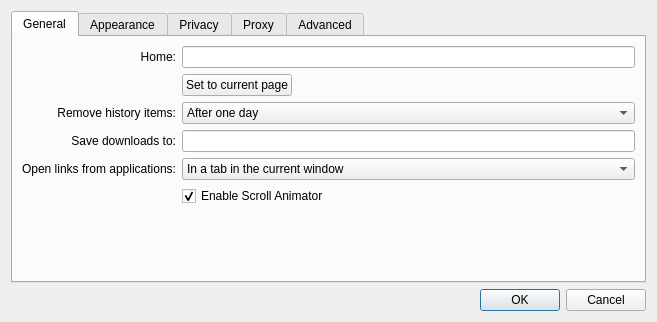
<ui version="4.0" >
 <class>Settings</class>
 <widget class="QDialog" name="Settings" >
  <property name="geometry" >
   <rect>
    <x>0</x>
    <y>0</y>
    <width>657</width>
    <height>322</height>
   </rect>
  </property>
  <property name="windowTitle" >
   <string>Settings</string>
  </property>
  <layout class="QGridLayout" name="gridLayout" >
   <item row="2" column="0" >
    <widget class="QDialogButtonBox" name="buttonBox" >
     <property name="orientation" >
      <enum>Qt::Horizontal</enum>
     </property>
     <property name="standardButtons" >
      <set>QDialogButtonBox::Cancel|QDialogButtonBox::Ok</set>
     </property>
    </widget>
   </item>
   <item row="1" column="0" >
    <widget class="QTabWidget" name="tabWidget" >
     <property name="currentIndex" >
      <number>0</number>
     </property>
     <widget class="QWidget" name="tab" >
      <property name="geometry" >
       <rect>
        <x>0</x>
        <y>0</y>
        <width>627</width>
        <height>243</height>
       </rect>
      </property>
      <attribute name="title" >
       <string>General</string>
      </attribute>
      <layout class="QGridLayout" name="gridLayout_4" >
       <item row="0" column="0" >
        <widget class="QLabel" name="label_3" >
         <property name="text" >
          <string>Home:</string>
         </property>
         <property name="alignment" >
          <set>Qt::AlignRight|Qt::AlignTrailing|Qt::AlignVCenter</set>
         </property>
        </widget>
       </item>
       <item row="0" column="1" colspan="2" >
        <widget class="QLineEdit" name="homeLineEdit" />
       </item>
       <item row="1" column="1" >
        <widget class="QPushButton" name="setHomeToCurrentPageButton" >
         <property name="text" >
          <string>Set to current page</string>
         </property>
        </widget>
       </item>
       <item row="1" column="2" >
        <spacer name="horizontalSpacer" >
         <property name="orientation" >
          <enum>Qt::Horizontal</enum>
         </property>
         <property name="sizeHint" stdset="0" >
          <size>
           <width>280</width>
           <height>18</height>
          </size>
         </property>
        </spacer>
       </item>
       <item row="2" column="0" >
        <widget class="QLabel" name="label_4" >
         <property name="text" >
          <string>Remove history items:</string>
         </property>
         <property name="alignment" >
          <set>Qt::AlignRight|Qt::AlignTrailing|Qt::AlignVCenter</set>
         </property>
        </widget>
       </item>
       <item row="2" column="1" colspan="2" >
        <widget class="QComboBox" name="expireHistory" >
         <item>
          <property name="text" >
           <string>After one day</string>
          </property>
         </item>
         <item>
          <property name="text" >
           <string>After one week</string>
          </property>
         </item>
         <item>
          <property name="text" >
           <string>After two weeks</string>
          </property>
         </item>
         <item>
          <property name="text" >
           <string>After one month</string>
          </property>
         </item>
         <item>
          <property name="text" >
           <string>After one year</string>
          </property>
         </item>
         <item>
          <property name="text" >
           <string>Manually</string>
          </property>
         </item>
        </widget>
       </item>
       <item row="3" column="0" >
        <widget class="QLabel" name="label_7" >
         <property name="text" >
          <string>Save downloads to:</string>
         </property>
         <property name="alignment" >
          <set>Qt::AlignRight|Qt::AlignTrailing|Qt::AlignVCenter</set>
         </property>
        </widget>
       </item>
       <item row="3" column="1" colspan="2" >
        <widget class="QLineEdit" name="downloadsLocation" />
       </item>
       <item row="4" column="0" >
        <widget class="QLabel" name="label_8" >
         <property name="text" >
          <string>Open links from applications:</string>
         </property>
         <property name="alignment" >
          <set>Qt::AlignRight|Qt::AlignTrailing|Qt::AlignVCenter</set>
         </property>
        </widget>
       </item>
       <item row="4" column="1" colspan="2" >
        <widget class="QComboBox" name="openLinksIn" >
         <item>
          <property name="text" >
           <string>In a tab in the current window</string>
          </property>
         </item>
         <item>
          <property name="text" >
           <string>In a new window</string>
          </property>
         </item>
        </widget>
       </item>
       <item row="5" column="1" colspan="2">
        <widget class="QCheckBox" name="enableScrollAnimator" >
         <property name="text" >
           <string>Enable Scroll Animator</string>
         </property>
         <property name="checked" >
           <bool>true</bool>
         </property>
        </widget>
       </item>
       <item row="6" column="1" colspan="2" >
        <spacer>
         <property name="orientation" >
          <enum>Qt::Vertical</enum>
         </property>
         <property name="sizeHint" stdset="0" >
          <size>
           <width>391</width>
           <height>262</height>
          </size>
         </property>
        </spacer>
       </item>
      </layout>
     </widget>
     <widget class="QWidget" name="tab_3" >
      <property name="geometry" >
       <rect>
        <x>0</x>
        <y>0</y>
        <width>627</width>
        <height>243</height>
       </rect>
      </property>
      <attribute name="title" >
       <string>Appearance</string>
      </attribute>
      <layout class="QGridLayout" name="gridLayout_3" >
       <item row="0" column="0" >
        <widget class="QLabel" name="label_5" >
         <property name="text" >
          <string>Standard font:</string>
         </property>
         <property name="alignment" >
          <set>Qt::AlignRight|Qt::AlignTrailing|Qt::AlignVCenter</set>
         </property>
        </widget>
       </item>
       <item row="0" column="1" >
        <widget class="QLabel" name="standardLabel" >
         <property name="sizePolicy" >
          <sizepolicy vsizetype="Preferred" hsizetype="Expanding" >
           <horstretch>0</horstretch>
           <verstretch>0</verstretch>
          </sizepolicy>
         </property>
         <property name="frameShape" >
          <enum>QFrame::StyledPanel</enum>
         </property>
         <property name="text" >
          <string>Times 16</string>
         </property>
         <property name="alignment" >
          <set>Qt::AlignCenter</set>
         </property>
        </widget>
       </item>
       <item row="0" column="2" >
        <widget class="QPushButton" name="standardFontButton" >
         <property name="text" >
          <string>Select...</string>
         </property>
        </widget>
       </item>
       <item row="1" column="0" >
        <widget class="QLabel" name="label_6" >
         <property name="text" >
          <string>Fixed-width font:</string>
         </property>
         <property name="alignment" >
          <set>Qt::AlignRight|Qt::AlignTrailing|Qt::AlignVCenter</set>
         </property>
        </widget>
       </item>
       <item row="1" column="1" >
        <widget class="QLabel" name="fixedLabel" >
         <property name="frameShape" >
          <enum>QFrame::StyledPanel</enum>
         </property>
         <property name="text" >
          <string>Courier 13</string>
         </property>
         <property name="alignment" >
          <set>Qt::AlignCenter</set>
         </property>
        </widget>
       </item>
       <item row="1" column="2" >
        <widget class="QPushButton" name="fixedFontButton" >
         <property name="text" >
          <string>Select...</string>
         </property>
        </widget>
       </item>
       <item row="2" column="1" >
        <spacer name="verticalSpacer" >
         <property name="orientation" >
          <enum>Qt::Vertical</enum>
         </property>
         <property name="sizeHint" stdset="0" >
          <size>
           <width>20</width>
           <height>93</height>
          </size>
         </property>
        </spacer>
       </item>
      </layout>
     </widget>
     <widget class="QWidget" name="tab_2" >
      <property name="geometry" >
       <rect>
        <x>0</x>
        <y>0</y>
        <width>627</width>
        <height>243</height>
       </rect>
      </property>
      <attribute name="title" >
       <string>Privacy</string>
      </attribute>
      <layout class="QVBoxLayout" name="verticalLayout_3" >
       <item>
        <widget class="QGroupBox" name="groupBox" >
         <property name="title" >
          <string>Web Content</string>
         </property>
         <layout class="QVBoxLayout" name="verticalLayout_2" >
          <item>
           <widget class="QCheckBox" name="enablePlugins" >
            <property name="text" >
             <string>Enable Plugins</string>
            </property>
            <property name="checked" >
             <bool>true</bool>
            </property>
           </widget>
          </item>
          <item>
           <widget class="QCheckBox" name="enableJavascript" >
            <property name="text" >
             <string>Enable Javascript</string>
            </property>
            <property name="checked" >
             <bool>true</bool>
            </property>
           </widget>
          </item>
         </layout>
        </widget>
       </item>
       <item>
        <widget class="QGroupBox" name="cookiesGroupBox" >
         <property name="title" >
          <string>Cookies</string>
         </property>
         <layout class="QGridLayout" >
          <item row="0" column="0" >
           <widget class="QLabel" name="label_2" >
            <property name="text" >
             <string>Accept Cookies:</string>
            </property>
            <property name="alignment" >
             <set>Qt::AlignRight|Qt::AlignTrailing|Qt::AlignVCenter</set>
            </property>
           </widget>
          </item>
          <item row="0" column="1" >
           <widget class="QComboBox" name="acceptCombo" >
            <item>
             <property name="text" >
              <string>Always</string>
             </property>
            </item>
            <item>
             <property name="text" >
              <string>Never</string>
             </property>
            </item>
            <item>
             <property name="text" >
              <string>Only from sites you navigate to</string>
             </property>
            </item>
           </widget>
          </item>
          <item row="0" column="2" >
           <widget class="QPushButton" name="exceptionsButton" >
            <property name="text" >
             <string>Exceptions...</string>
            </property>
           </widget>
          </item>
          <item row="1" column="0" >
           <widget class="QLabel" name="label" >
            <property name="text" >
             <string>Keep until:</string>
            </property>
            <property name="alignment" >
             <set>Qt::AlignRight|Qt::AlignTrailing|Qt::AlignVCenter</set>
            </property>
           </widget>
          </item>
          <item row="1" column="1" >
           <widget class="QComboBox" name="keepUntilCombo" >
            <item>
             <property name="text" >
              <string>They expire</string>
             </property>
            </item>
            <item>
             <property name="text" >
              <string>I exit the application</string>
             </property>
            </item>
            <item>
             <property name="text" >
              <string>At most 90 days</string>
             </property>
            </item>
           </widget>
          </item>
          <item row="1" column="2" >
           <widget class="QPushButton" name="cookiesButton" >
            <property name="text" >
             <string>Cookies...</string>
            </property>
           </widget>
          </item>
         </layout>
        </widget>
       </item>
       <item>
        <spacer>
         <property name="orientation" >
          <enum>Qt::Vertical</enum>
         </property>
         <property name="sizeHint" stdset="0" >
          <size>
           <width>371</width>
           <height>177</height>
          </size>
         </property>
        </spacer>
       </item>
      </layout>
     </widget>
     <widget class="QWidget" name="tab_4" >
      <property name="geometry" >
       <rect>
        <x>0</x>
        <y>0</y>
        <width>627</width>
        <height>243</height>
       </rect>
      </property>
      <attribute name="title" >
       <string>Proxy</string>
      </attribute>
      <layout class="QVBoxLayout" name="verticalLayout" >
       <item>
        <widget class="QGroupBox" name="proxySupport" >
         <property name="title" >
          <string>Enable proxy</string>
         </property>
         <property name="checkable" >
          <bool>true</bool>
         </property>
         <layout class="QGridLayout" name="gridLayout_6" >
          <item row="0" column="0" >
           <widget class="QLabel" name="label_9" >
            <property name="text" >
             <string>Type:</string>
            </property>
            <property name="alignment" >
             <set>Qt::AlignRight|Qt::AlignTrailing|Qt::AlignVCenter</set>
            </property>
           </widget>
          </item>
          <item row="0" column="1" colspan="2" >
           <widget class="QComboBox" name="proxyType" >
            <item>
             <property name="text" >
              <string>Socks5</string>
             </property>
            </item>
            <item>
             <property name="text" >
              <string>Http</string>
             </property>
            </item>
           </widget>
          </item>
          <item row="1" column="0" >
           <widget class="QLabel" name="label_10" >
            <property name="text" >
             <string>Host:</string>
            </property>
            <property name="alignment" >
             <set>Qt::AlignRight|Qt::AlignTrailing|Qt::AlignVCenter</set>
            </property>
           </widget>
          </item>
          <item row="1" column="1" colspan="2" >
           <widget class="QLineEdit" name="proxyHostName" />
          </item>
          <item row="2" column="0" >
           <widget class="QLabel" name="label_11" >
            <property name="text" >
             <string>Port:</string>
            </property>
            <property name="alignment" >
             <set>Qt::AlignRight|Qt::AlignTrailing|Qt::AlignVCenter</set>
            </property>
           </widget>
          </item>
          <item row="2" column="1" >
           <widget class="QSpinBox" name="proxyPort" >
            <property name="maximum" >
             <number>10000</number>
            </property>
            <property name="value" >
             <number>1080</number>
            </property>
           </widget>
          </item>
          <item row="2" column="2" >
           <spacer name="horizontalSpacer_2" >
            <property name="orientation" >
             <enum>Qt::Horizontal</enum>
            </property>
            <property name="sizeHint" stdset="0" >
             <size>
              <width>293</width>
              <height>20</height>
             </size>
            </property>
           </spacer>
          </item>
          <item row="3" column="0" >
           <widget class="QLabel" name="label_12" >
            <property name="text" >
             <string>User Name:</string>
            </property>
            <property name="alignment" >
             <set>Qt::AlignRight|Qt::AlignTrailing|Qt::AlignVCenter</set>
            </property>
           </widget>
          </item>
          <item row="3" column="1" colspan="2" >
           <widget class="QLineEdit" name="proxyUserName" />
          </item>
          <item row="4" column="0" >
           <widget class="QLabel" name="label_13" >
            <property name="text" >
             <string>Password:</string>
            </property>
            <property name="alignment" >
             <set>Qt::AlignRight|Qt::AlignTrailing|Qt::AlignVCenter</set>
            </property>
           </widget>
          </item>
          <item row="4" column="1" colspan="2" >
           <widget class="QLineEdit" name="proxyPassword" >
            <property name="echoMode" >
             <enum>QLineEdit::Password</enum>
            </property>
           </widget>
          </item>
          <item row="5" column="0" >
           <spacer name="verticalSpacer_2" >
            <property name="orientation" >
             <enum>Qt::Vertical</enum>
            </property>
            <property name="sizeHint" stdset="0" >
             <size>
              <width>20</width>
              <height>8</height>
             </size>
            </property>
           </spacer>
          </item>
         </layout>
        </widget>
       </item>
      </layout>
     </widget>
     <widget class="QWidget" name="tab_5" >
      <attribute name="title" >
       <string>Advanced</string>
      </attribute>
      <layout class="QGridLayout" name="gridLayout_2" >
       <item row="0" column="0" >
        <widget class="QLabel" name="label_14" >
         <property name="text" >
          <string>Style Sheet:</string>
         </property>
        </widget>
       </item>
       <item row="0" column="1" >
        <widget class="QLineEdit" name="userStyleSheet" />
       </item>
       <item row="1" column="1" >
        <spacer name="verticalSpacer_3" >
         <property name="orientation" >
          <enum>Qt::Vertical</enum>
         </property>
         <property name="sizeHint" stdset="0" >
          <size>
           <width>20</width>
           <height>176</height>
          </size>
         </property>
        </spacer>
       </item>
      </layout>
     </widget>
    </widget>
   </item>
  </layout>
 </widget>
 <resources/>
 <connections>
  <connection>
   <sender>buttonBox</sender>
   <signal>accepted()</signal>
   <receiver>Settings</receiver>
   <slot>accept()</slot>
   <hints>
    <hint type="sourcelabel" >
     <x>248</x>
     <y>254</y>
    </hint>
    <hint type="destinationlabel" >
     <x>157</x>
     <y>274</y>
    </hint>
   </hints>
  </connection>
  <connection>
   <sender>buttonBox</sender>
   <signal>rejected()</signal>
   <receiver>Settings</receiver>
   <slot>reject()</slot>
   <hints>
    <hint type="sourcelabel" >
     <x>316</x>
     <y>260</y>
    </hint>
    <hint type="destinationlabel" >
     <x>286</x>
     <y>274</y>
    </hint>
   </hints>
  </connection>
 </connections>
</ui>
